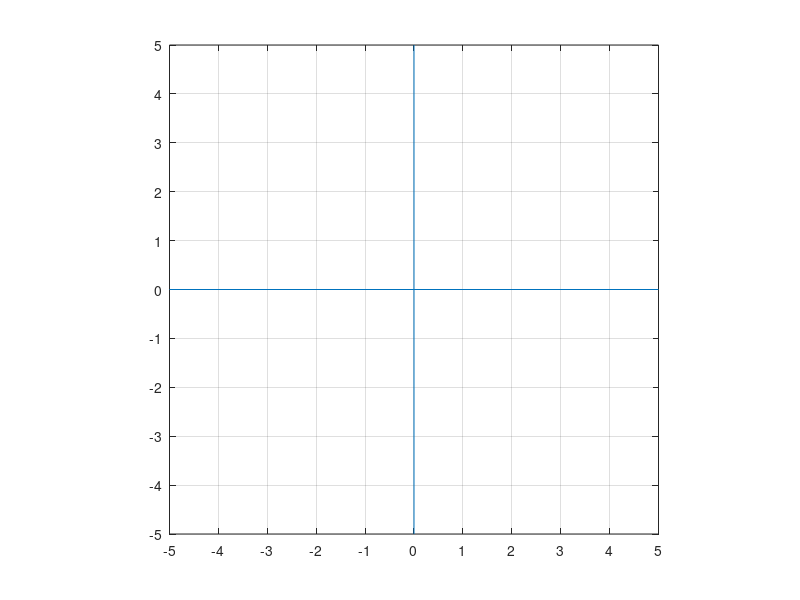

Here is the MATLAB script that generated this plot: (Note: this script raises an error after producing the figure.)
clf
maxval = 5;
floormax = floor(maxval);
axis([-maxval, maxval, -maxval, maxval]) 
axis square
set(gca, 'xtick', -floormax : floormax)
set(gca, 'ytick', -floormax : floormax)
hold on
box on
grid on

line([0,0], [-maxval,maxval])
line([-maxval,maxval], [0,0])

words2

words = [w_man; w_woman; w_boy; w_girl; ...
         w_adult; w_child; w_infant; w_grandfather ];

xmean = mean([words{:,1}]);
ymean = mean([words{:,2}]);

centered_words = words;
centered_words(:,1) = num2cell([centered_words{:,1}] - xmean);
centered_words(:,2) = num2cell([centered_words{:,2}] - ymean);

for i = 1:length(centered_words)
  dot2({centered_words{i,:}})
  x = centered_words{i,1};
  y = centered_words{i,2};
  theta = atan2(y,x);
  r = norm([x,y]) - marker2doffset;
  xo = r * cos(theta);
  yo = r * sin(theta);
  quiver(0, 0, xo, yo, 1, 'MaxHeadSize', 0.02)
end

xlabel('Gender', 'Fontsize', 15)
ylabel('Age', 'Fontsize', 15)
title('Zero-Mean 2D Vectors', 'FontSize', 20)

savefigure("fig7.png")
